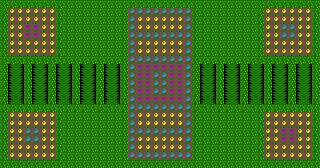

Tiled map render using the project's own tile images. Description and the whole map definition, tile-layer contents included, below:
An orthogonal 40x21 tile map with 8x8 px tiles, 1 tile layer (Visual).

<map version="1.5" tiledversion="1.6.0" orientation="orthogonal" renderorder="right-down" width="40" height="21" tilewidth="8" tileheight="8" infinite="0" nextlayerid="2" nextobjectid="1">
 <editorsettings>
  <export target="../Assets/Resources/garden4.json" format="json" />
 </editorsettings>
 <tileset firstgid="1" source="blocks.tsx" />
 <layer id="1" name="Visual" width="40" height="21">
  <data encoding="csv">
1,1,1,1,1,1,1,1,1,1,1,1,1,1,1,1,1,1,1,1,1,1,1,1,1,1,1,1,1,1,1,1,1,1,1,1,1,1,1,1,
1,3,3,3,3,3,3,1,1,1,1,1,1,1,1,1,7,7,7,7,7,7,7,7,1,1,1,1,1,1,1,1,1,3,3,3,3,3,3,1,
1,3,3,3,3,3,3,1,1,1,1,1,1,1,1,1,7,3,3,3,3,3,3,7,1,1,1,1,1,1,1,1,1,3,3,3,3,3,3,1,
1,3,3,6,6,3,3,1,1,1,1,1,1,1,1,1,7,3,3,3,3,3,3,7,1,1,1,1,1,1,1,1,1,3,3,7,7,3,3,1,
1,3,3,6,6,3,3,1,1,1,1,1,1,1,1,1,7,7,7,7,7,7,7,7,1,1,1,1,1,1,1,1,1,3,3,7,7,3,3,1,
1,3,3,3,3,3,3,1,1,1,1,1,1,1,1,1,7,3,3,3,3,3,3,7,1,1,1,1,1,1,1,1,1,3,3,3,3,3,3,1,
1,3,3,3,3,3,3,1,1,1,1,1,1,1,1,1,7,3,3,3,3,3,3,7,1,1,1,1,1,1,1,1,1,3,3,3,3,3,3,1,
1,1,1,1,1,1,1,1,1,1,1,1,1,1,1,1,7,7,7,7,7,7,7,7,1,1,1,1,1,1,1,1,1,1,1,1,1,1,1,1,
1,4,5,1,4,5,1,4,5,1,4,5,1,4,5,1,7,6,6,6,6,6,6,7,1,4,5,1,4,5,1,4,5,1,4,5,1,4,5,1,
1,4,5,1,4,5,1,4,5,1,4,5,1,4,5,1,7,6,6,7,7,6,6,7,1,4,5,1,4,5,1,4,5,1,4,5,1,4,5,1,
1,4,5,1,4,5,1,4,5,1,4,5,1,4,5,1,7,6,6,7,7,6,6,7,1,4,5,1,4,5,1,4,5,1,4,5,1,4,5,1,
1,4,5,1,4,5,1,4,5,1,4,5,1,4,5,1,7,6,6,7,7,6,6,7,1,4,5,1,4,5,1,4,5,1,4,5,1,4,5,1,
1,4,5,1,4,5,1,4,5,1,4,5,1,4,5,1,7,6,6,6,6,6,6,7,1,4,5,1,4,5,1,4,5,1,4,5,1,4,5,1,
1,1,1,1,1,1,1,1,1,1,1,1,1,1,1,1,7,7,7,7,7,7,7,7,1,1,1,1,1,1,1,1,1,1,1,1,1,1,1,1,
1,3,3,3,3,3,3,1,1,1,1,1,1,1,1,1,7,3,3,3,3,3,3,7,1,1,1,1,1,1,1,1,1,3,3,3,3,3,3,1,
1,3,3,3,3,3,3,1,1,1,1,1,1,1,1,1,7,3,3,3,3,3,3,7,1,1,1,1,1,1,1,1,1,3,3,3,3,3,3,1,
1,3,3,7,7,3,3,1,1,1,1,1,1,1,1,1,7,7,7,7,7,7,7,7,1,1,1,1,1,1,1,1,1,3,3,6,6,3,3,1,
1,3,3,7,7,3,3,1,1,1,1,1,1,1,1,1,7,3,3,3,3,3,3,7,1,1,1,1,1,1,1,1,1,3,3,6,6,3,3,1,
1,3,3,3,3,3,3,1,1,1,1,1,1,1,1,1,7,3,3,3,3,3,3,7,1,1,1,1,1,1,1,1,1,3,3,3,3,3,3,1,
1,3,3,3,3,3,3,1,1,1,1,1,1,1,1,1,7,7,7,7,7,7,7,7,1,1,1,1,1,1,1,1,1,3,3,3,3,3,3,1,
1,1,1,1,1,1,1,1,1,1,1,1,1,1,1,1,1,1,1,1,1,1,1,1,1,1,1,1,1,1,1,1,1,1,1,1,1,1,1,1
</data>
 </layer>
</map>
